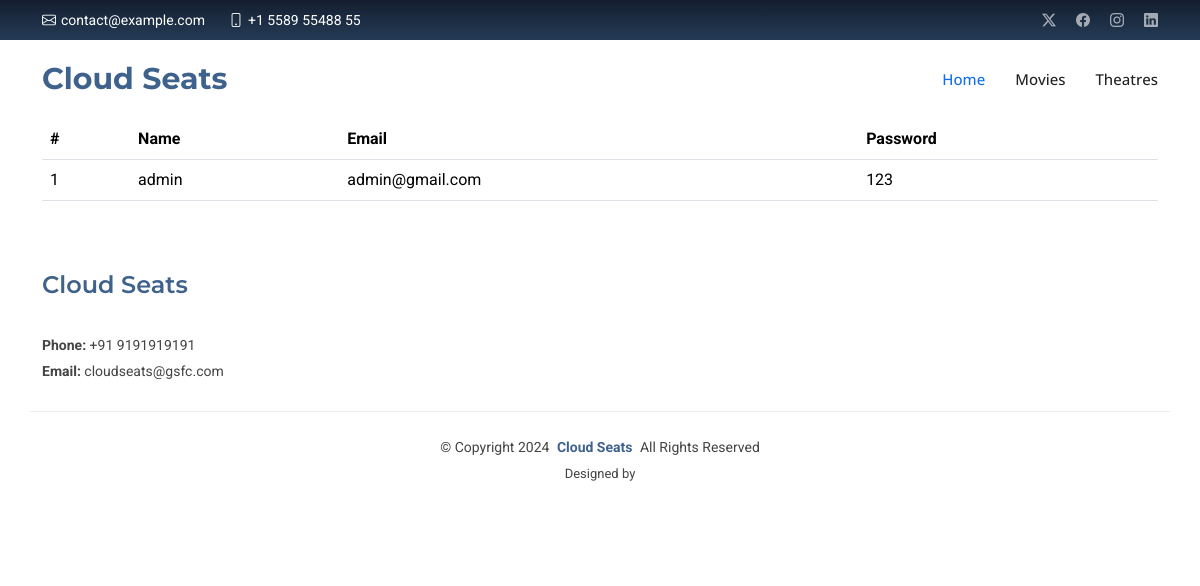
The app's page /viewprofile.php (signed in) with its own data.
### tables this page shows
CREATE TABLE `users` (
  `userId` int(11) NOT NULL,
  `name` varchar(50) NOT NULL,
  `email` varchar(50) NOT NULL,
  `password` varchar(50) NOT NULL,
  `rotype` int(11) NOT NULL
);

### viewprofile.php (the view, shortened to what this page needs)
<?php
include('connect.php');
?>
<!DOCTYPE html>
<html lang="en">
<head>
</head>
<body>
<?php include('header.php')  ?>
<div class="container">
<div class="row">
  <div class="col-lg-12">
     <table class="table">
      <tr>
        <th>#</th>
        <th>Name</th>
        <th>Email</th>
        <th>Password</th>
      </tr>
      <?php
      $uid = $_SESSION['uid'];
      $sql = "SELECT * FROM `users` where userId = '$uid'";
      $res  = mysqli_query($conn, $sql);
      if(mysqli_num_rows($res) > 0){
        while($data = mysqli_fetch_array($res)){
          ?>
          <tr>
            <td><?= $data['userId'] ?></td>
            <td><?= $data['name'] ?></td>
            <td><?= $data['email'] ?> </td>
            <td><?= $data['password'] ?> </td>
          </tr>
       <?php
        }
      }else{
        echo 'no user found';
      }
      ?>
     </table>
  </div>
</div>
</div>
<?php include('footer.php')  ?>
</body>
</html>

### assets/css/main.css (style rules this page uses)
:root { --default-font: "Roboto", system-ui, -apple-system, "Segoe UI", Roboto, "Helvetica Neue", Arial, "Noto Sans", "Liberation Sans", sans-serif, "Apple Color Emoji", "Segoe UI Emoji", "Segoe UI Symbol", "Noto Color Emoji"; --heading-font: "Montserrat", sans-serif; --nav-font: "Open Sans", sans-serif; }
:root { --background-color: #ffffff; --default-color: #444444; --heading-color: #222222; --accent-color: #106eea; --surface-color: #ffffff; --contrast-color: #ffffff; }
:root { --nav-color: #222222; --nav-hover-color: #106eea; --nav-mobile-background-color: #ffffff; --nav-dropdown-background-color: #ffffff; --nav-dropdown-color: #222222; --nav-dropdown-hover-color: #106eea; }
:root { scroll-behavior: smooth; }
body { color: var(--default-color); background-color: var(--background-color); font-family: var(--default-font); }

### records on screen
users: userId "1", name "admin", email "admin@gmail.com", password "123"
